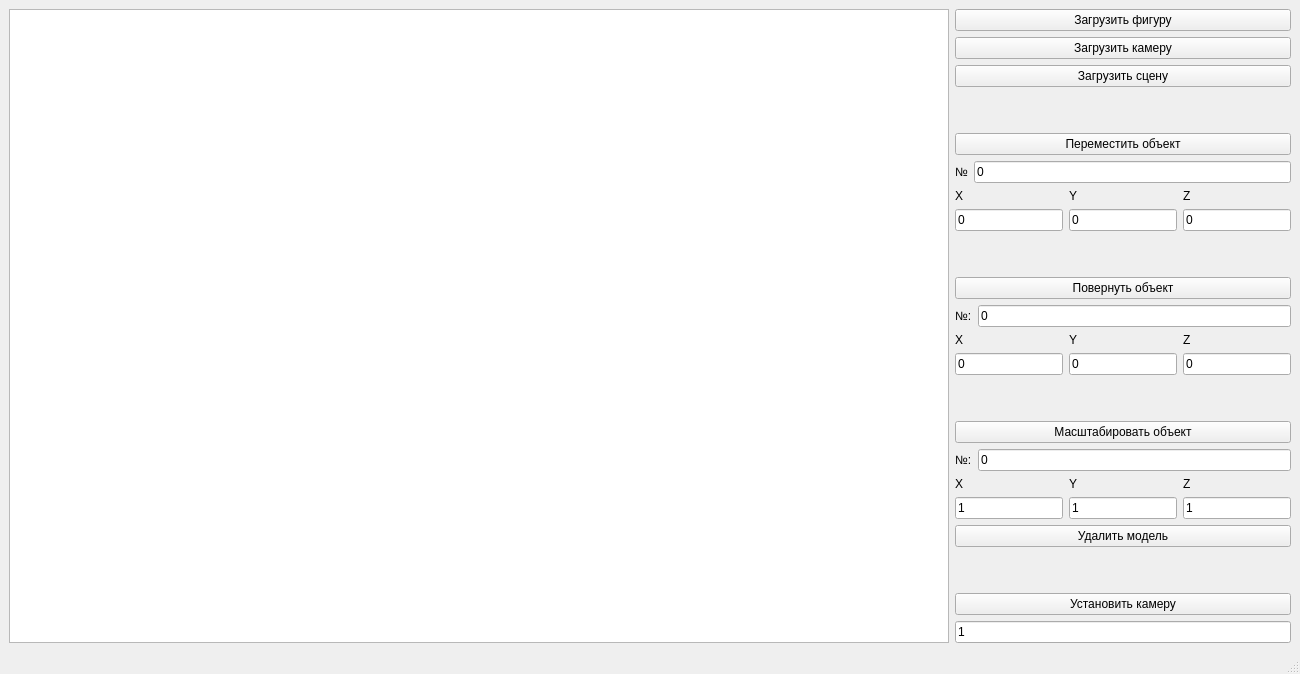
<?xml version="1.0" encoding="UTF-8"?>
<ui version="4.0">
 <class>MainWindow</class>
 <widget class="QMainWindow" name="MainWindow">
  <property name="geometry">
   <rect>
    <x>0</x>
    <y>0</y>
    <width>1300</width>
    <height>674</height>
   </rect>
  </property>
  <property name="windowTitle">
   <string>MainWindow</string>
  </property>
  <widget class="QWidget" name="centralwidget">
   <layout class="QHBoxLayout" name="horizontalLayout_9">
    <item>
     <widget class="QGraphicsView" name="graphicsView">
      <property name="sizePolicy">
       <sizepolicy hsizetype="Expanding" vsizetype="Expanding">
        <horstretch>2</horstretch>
        <verstretch>0</verstretch>
       </sizepolicy>
      </property>
     </widget>
    </item>
    <item>
     <layout class="QVBoxLayout" name="verticalLayout_6">
      <item>
       <layout class="QVBoxLayout" name="verticalLayout">
        <item>
         <widget class="QPushButton" name="load_figur_button">
          <property name="text">
           <string>Загрузить фигуру</string>
          </property>
         </widget>
        </item>
        <item>
         <widget class="QPushButton" name="load_camera_button">
          <property name="text">
           <string>Загрузить камеру</string>
          </property>
         </widget>
        </item>
        <item>
         <widget class="QPushButton" name="load_scene_button">
          <property name="text">
           <string>Загрузить сцену</string>
          </property>
         </widget>
        </item>
        <item>
         <spacer name="verticalSpacer">
          <property name="orientation">
           <enum>Qt::Vertical</enum>
          </property>
          <property name="sizeHint" stdset="0">
           <size>
            <width>20</width>
            <height>40</height>
           </size>
          </property>
         </spacer>
        </item>
       </layout>
      </item>
      <item>
       <layout class="QVBoxLayout" name="verticalLayout_4">
        <item>
         <widget class="QPushButton" name="move_figure_button">
          <property name="text">
           <string>Переместить объект</string>
          </property>
         </widget>
        </item>
        <item>
         <layout class="QHBoxLayout" name="horizontalLayout_10">
          <item>
           <widget class="QLabel" name="label_13">
            <property name="text">
             <string>№</string>
            </property>
           </widget>
          </item>
          <item>
           <widget class="QLineEdit" name="N_L">
            <property name="text">
             <string>0</string>
            </property>
           </widget>
          </item>
         </layout>
        </item>
        <item>
         <layout class="QHBoxLayout" name="horizontalLayout_8">
          <item>
           <widget class="QLabel" name="label_9">
            <property name="text">
             <string>X</string>
            </property>
           </widget>
          </item>
          <item>
           <widget class="QLabel" name="label_10">
            <property name="text">
             <string>Y</string>
            </property>
           </widget>
          </item>
          <item>
           <widget class="QLabel" name="label_11">
            <property name="text">
             <string>Z</string>
            </property>
           </widget>
          </item>
         </layout>
        </item>
        <item>
         <layout class="QHBoxLayout" name="horizontalLayout">
          <item>
           <widget class="QLineEdit" name="X_E">
            <property name="text">
             <string>0</string>
            </property>
           </widget>
          </item>
          <item>
           <widget class="QLineEdit" name="Y_E">
            <property name="text">
             <string>0</string>
            </property>
           </widget>
          </item>
          <item>
           <widget class="QLineEdit" name="Z_E">
            <property name="text">
             <string>0</string>
            </property>
           </widget>
          </item>
         </layout>
        </item>
       </layout>
      </item>
      <item>
       <spacer name="verticalSpacer_2">
        <property name="orientation">
         <enum>Qt::Vertical</enum>
        </property>
        <property name="sizeHint" stdset="0">
         <size>
          <width>20</width>
          <height>40</height>
         </size>
        </property>
       </spacer>
      </item>
      <item>
       <layout class="QVBoxLayout" name="verticalLayout_5">
        <item>
         <widget class="QPushButton" name="rotate_figure_button">
          <property name="text">
           <string>Повернуть объект</string>
          </property>
         </widget>
        </item>
        <item>
         <layout class="QHBoxLayout" name="horizontalLayout_6">
          <item>
           <widget class="QLabel" name="label_6">
            <property name="text">
             <string>№:</string>
            </property>
           </widget>
          </item>
          <item>
           <widget class="QLineEdit" name="N_L_2">
            <property name="text">
             <string>0</string>
            </property>
           </widget>
          </item>
         </layout>
        </item>
        <item>
         <layout class="QHBoxLayout" name="horizontalLayout_7">
          <item>
           <widget class="QLabel" name="label_7">
            <property name="text">
             <string>X</string>
            </property>
           </widget>
          </item>
          <item>
           <widget class="QLabel" name="label_8">
            <property name="text">
             <string>Y</string>
            </property>
           </widget>
          </item>
          <item>
           <widget class="QLabel" name="label_5">
            <property name="text">
             <string>Z</string>
            </property>
           </widget>
          </item>
         </layout>
        </item>
        <item>
         <layout class="QHBoxLayout" name="horizontalLayout_2">
          <item>
           <widget class="QLineEdit" name="X_E_2">
            <property name="text">
             <string>0</string>
            </property>
           </widget>
          </item>
          <item>
           <widget class="QLineEdit" name="Y_E_2">
            <property name="text">
             <string>0</string>
            </property>
           </widget>
          </item>
          <item>
           <widget class="QLineEdit" name="Z_E_2">
            <property name="text">
             <string>0</string>
            </property>
           </widget>
          </item>
         </layout>
        </item>
       </layout>
      </item>
      <item>
       <spacer name="verticalSpacer_3">
        <property name="orientation">
         <enum>Qt::Vertical</enum>
        </property>
        <property name="sizeHint" stdset="0">
         <size>
          <width>20</width>
          <height>40</height>
         </size>
        </property>
       </spacer>
      </item>
      <item>
       <layout class="QVBoxLayout" name="verticalLayout_3">
        <item>
         <widget class="QPushButton" name="scale_figure_button">
          <property name="text">
           <string>Масштабировать объект</string>
          </property>
         </widget>
        </item>
        <item>
         <layout class="QHBoxLayout" name="horizontalLayout_5">
          <item>
           <widget class="QLabel" name="label">
            <property name="text">
             <string>№:</string>
            </property>
           </widget>
          </item>
          <item>
           <widget class="QLineEdit" name="N_L_3">
            <property name="text">
             <string>0</string>
            </property>
           </widget>
          </item>
         </layout>
        </item>
        <item>
         <layout class="QHBoxLayout" name="horizontalLayout_4">
          <item>
           <widget class="QLabel" name="label_2">
            <property name="text">
             <string>X</string>
            </property>
           </widget>
          </item>
          <item>
           <widget class="QLabel" name="label_3">
            <property name="text">
             <string>Y</string>
            </property>
           </widget>
          </item>
          <item>
           <widget class="QLabel" name="label_4">
            <property name="text">
             <string>Z</string>
            </property>
           </widget>
          </item>
         </layout>
        </item>
        <item>
         <layout class="QHBoxLayout" name="horizontalLayout_3">
          <item>
           <widget class="QLineEdit" name="X_E_3">
            <property name="text">
             <string>1</string>
            </property>
           </widget>
          </item>
          <item>
           <widget class="QLineEdit" name="Y_E_3">
            <property name="text">
             <string>1</string>
            </property>
           </widget>
          </item>
          <item>
           <widget class="QLineEdit" name="Z_E_3">
            <property name="text">
             <string>1</string>
            </property>
           </widget>
          </item>
         </layout>
        </item>
       </layout>
      </item>
      <item>
       <widget class="QPushButton" name="pushButton">
        <property name="text">
         <string>Удалить модель</string>
        </property>
       </widget>
      </item>
      <item>
       <spacer name="verticalSpacer_4">
        <property name="orientation">
         <enum>Qt::Vertical</enum>
        </property>
        <property name="sizeHint" stdset="0">
         <size>
          <width>20</width>
          <height>40</height>
         </size>
        </property>
       </spacer>
      </item>
      <item>
       <layout class="QVBoxLayout" name="verticalLayout_2">
        <item>
         <widget class="QPushButton" name="install_camera_button">
          <property name="text">
           <string>Установить камеру</string>
          </property>
         </widget>
        </item>
        <item>
         <widget class="QLineEdit" name="Cam_E">
          <property name="text">
           <string>1</string>
          </property>
         </widget>
        </item>
       </layout>
      </item>
     </layout>
    </item>
   </layout>
  </widget>
  <widget class="QStatusBar" name="statusbar"/>
 </widget>
 <resources/>
 <connections/>
</ui>
